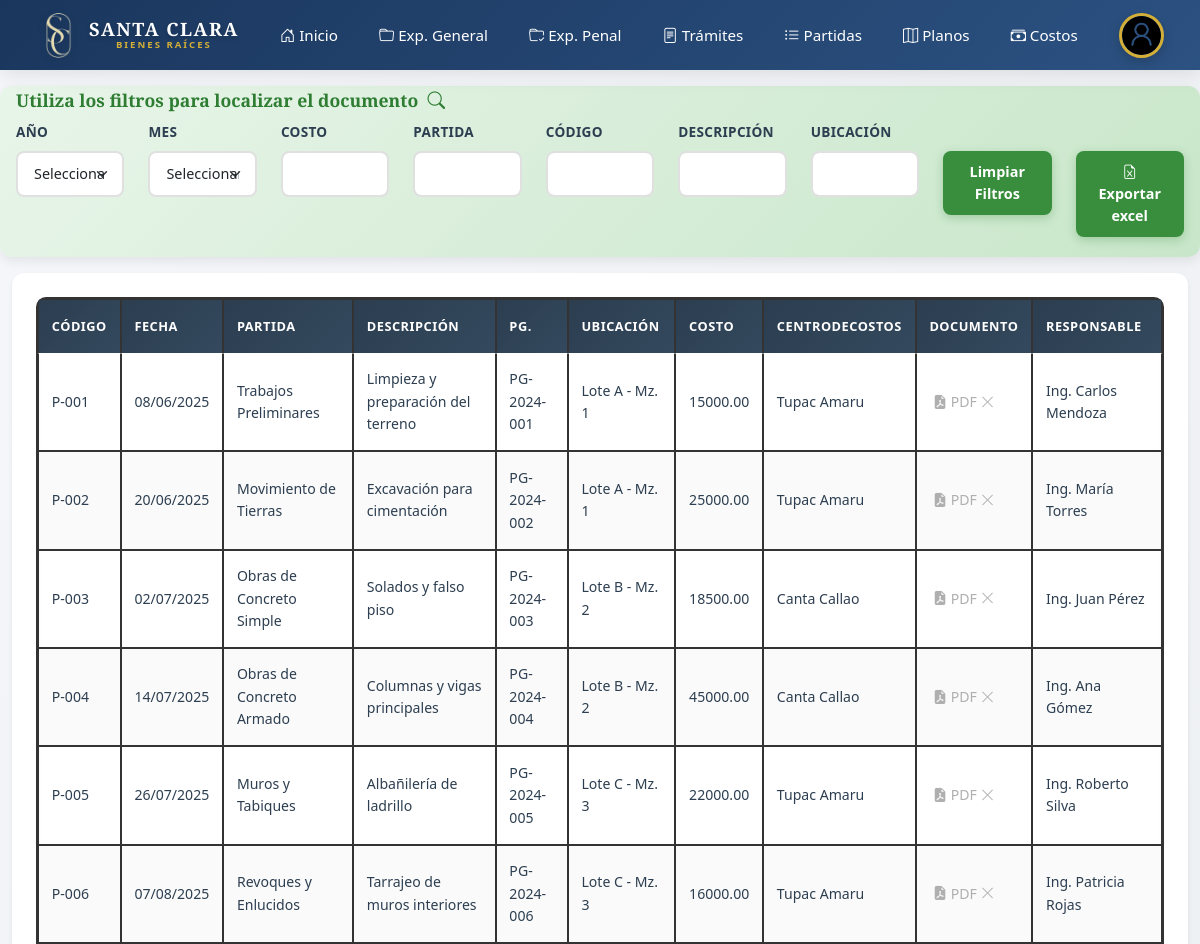
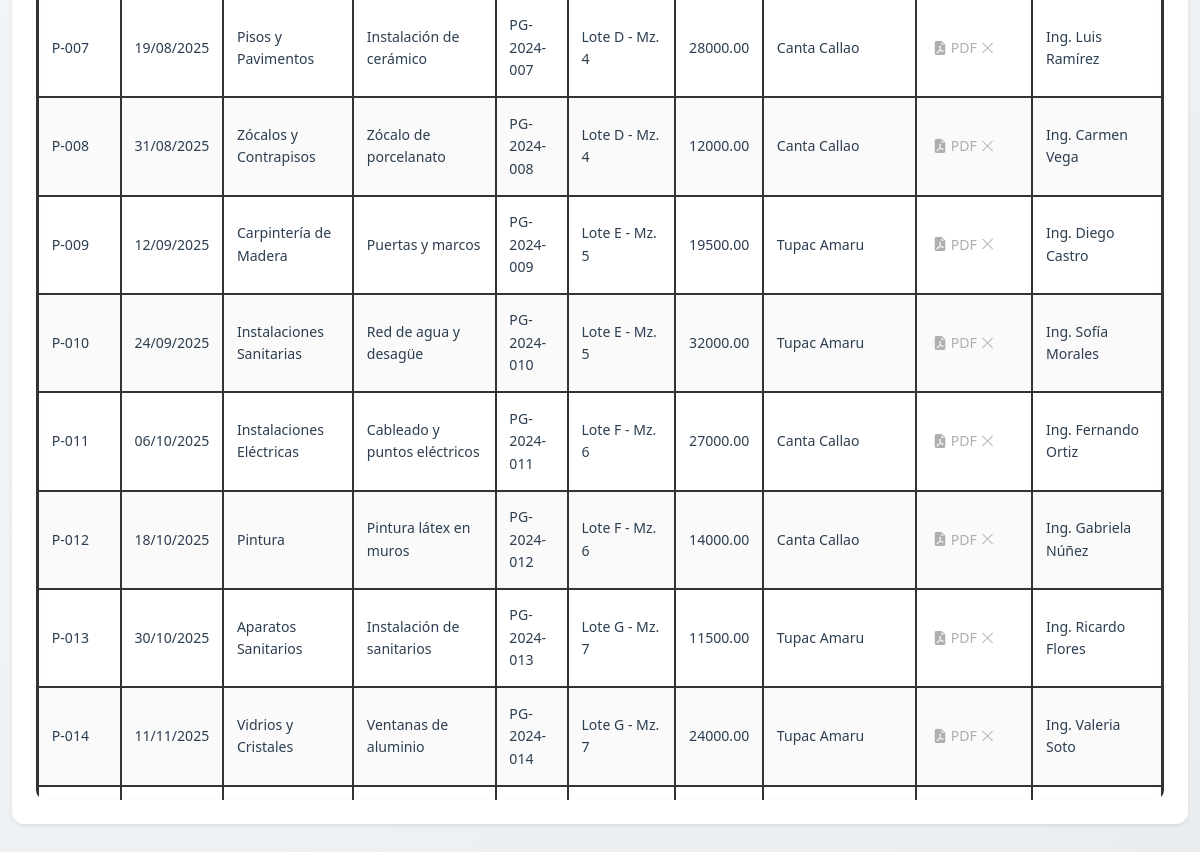
Page /partidas/ (signed in) on the committed database (2 pictures, top to bottom).
### apps/partidas_planos/models.py (models this page shows)
class Partida(models.Model):
    codigo = models.CharField(max_length=10, blank=True, null=True)
    partida = models.CharField(max_length=100, blank=True, null=True)
    fecha = models.DateField(blank=True, null=True)
    descripcion = models.CharField(max_length=255, blank=True, null=True)
    pg = models.CharField(max_length=50, blank=True, null=True)
    ubicacion = models.CharField(max_length=100, blank=True, null=True)
    costo = models.CharField(max_length=100, blank=True, null=True)
    centro_costos = models.CharField(max_length=100, blank=True, null=True)
    responsable = models.CharField(max_length=100, blank=True, null=True)
    pdf = models.FileField(upload_to='partidas', blank=True, null=True, max_length=255)

### apps/partidas_planos/views.py (the view, shortened to what this page needs)
# urls.py: path('partidas/', views.PartidaListView.as_view(), name='lista_partidas'),
class PartidaListView(LoginRequiredMixin, CreateView):
    model = Partida
    form_class = PartidaForm
    template_name = 'partidas_planos/lista_partidas.html'
    success_url = reverse_lazy('lista_partidas')
    def get_context_data(self, **kwargs):
        context = super().get_context_data(**kwargs)
        context['partidas'] = Partida.objects.all()
        try:
            locale.setlocale(locale.LC_TIME, 'es_ES.UTF-8')
        except locale.Error:
            pass
        context['anios'] = (
            Partida.objects.annotate(anio=ExtractYear('fecha'))
            .values_list('anio', flat=True)
            .distinct()
            .order_by('anio')
        )
        meses_unicos = (
            Partida.objects.annotate(mes=ExtractMonth('fecha'))
            .values_list('mes', flat=True)
            .distinct()
            .order_by('mes')
        )
        context['meses'] = [(i, calendar.month_name[i]) for i in meses_unicos if i]
        return context

### apps/partidas_planos/forms.py
class PartidaForm(forms.ModelForm):
    class Meta:
        model = Partida
        fields = '__all__'
        widgets = {
            'fecha': forms.DateInput(attrs={'type': 'date'}),
        }
    def __init__(self, *args, **kwargs):
        super().__init__(*args, **kwargs)
        for field in self.fields.values():
            field.widget.attrs['class'] = 'form-control'
            field.widget.attrs['autocomplete'] = 'off'
        self.fields['responsable'].required = False
        self.fields['centro_costos'].required = False
        self.fields['partida'].required = False

### apps/partidas_planos/templates/partidas_planos/lista_partidas.html (shortened to what this page needs)
{% extends "base.html" %}
{% load static %}
{% block body %}
{% include "../components/navbar.html" %}
<link rel="stylesheet" href="{% static 'css/partidas_planos/partidas.css' %}">
<div class="page-title">
    LISTADO GENERAL DE PARTIDAS
</div>
<div class="px-3 py-1 filters-section">
                    <h5 class="mb-2">Utiliza los filtros para localizar el documento&nbsp;&nbsp;<i class="bi bi-search"></i></h5>
                    <div class="row mb-3">
                        <div class="col">
                            <label for="anioSelect" class="form-label">Año</label>
                            <select class="form-select filter-input" data-column="1" id="anioSelect">
                                <option value="">Seleccionar año</option>
                            </select>
                        </div>
                        <div class="col">
                            <label for="mesSelect" class="form-label">Mes</label>
                            <select class="form-select filter-input" data-column="1" id="mesSelect">
                                <option value="">Seleccionar mes</option>
                            </select>
                        </div>
                        <div class="col">
                            <label class="form-label">Costo</label>
                            <input type="number" class="form-control filter-input" data-column="6">
                        </div>
                        <div class="col">
                            <label class="form-label">Partida</label>
                            <input type="text" class="form-control filter-input" data-column="2">
                        </div>
                        <div class="col">
                            <label class="form-label">Código</label>
                            <input type="text" class="form-control filter-input" data-column="0">
                        </div>
                        <div class="col">
                            <label class="form-label">Descripción</label>
                            <input type="text" class="form-control filter-input" data-column="3">
                        </div>
                        <div class="col">
                            <label class="form-label">Ubicación</label>
                            <input type="text" class="form-control filter-input" data-column="5">
                        </div>
                        <div class="col">
                            <a href="{% url 'lista_partidas' %}" id="clearFilters"
                                class="form-control btn text-center btn-clear-filters">Limpiar
                                Filtros</a>
                        </div>
                        <div class="col">
                            <button id="exportBtn" class="btn form-control text-center btn-export">
                                <i class="bi-file-earmark-excel"></i>
                                Exportar excel
                            </button>
                        </div>
                    </div>
</div>
<div class="container mt-2" style="max-width: 100%;">
    <div class="row justify-content-center">
        <div class="col-12 col-lg-12">
            <div class="card shadow-sm">
                <div class="card-body">
                    <div class="table-container" style="max-height: 65vh; overflow-y: auto; overflow-x: auto;">
                        <table class="table table-hover table-bordered-gray" id="documentsTable">
                            <thead style="position: sticky; top: 0; z-index: 1;">
                                <tr style="background-color: #26292E !important;">
                                    <th style="color: white;">Código</th>
                                    <th style="color: white;">Fecha</th>
                                    <th style="color: white;">Partida</th>
                                    <th style="color: white;">Descripción</th>
                                    <th style="color: white;">Pg.</th>
                                    <th style="color: white;">Ubicación</th>
                                    <th style="color: white;">Costo</th>
                                    <th style="color: white;">CentroDeCostos</th>
                                    <th style="color: white;">Documento</th>
                                    <th style="color: white;">Responsable</th>
                                </tr>
                            </thead>
                            <tbody>
                                {% for partida in partidas %}
                                <tr>
                                    <td>{{ partida.codigo|default:'' }}</td>
                                    <td class="text-nowrap">{{ partida.fecha|date:"d/m/Y" }}</td>
                                    <td>{{ partida.partida|default:'' }}</td>
                                    <td>{{ partida.descripcion|default:'' }}</td>
                                    <td>{{ partida.pg|default:'' }}</td>
                                    <td>{{ partida.ubicacion|default:'' }}</td>
                                    <td data-costo>{{ partida.costo|default:'' }}</td>
                                    <td>{{ partida.centro_costos|default:'' }}</td>
                                    <td>
                                        {% if partida.pdf %}
                                        <button type="button" style="background: none; border: none; color:
                                            #497D15; cursor: pointer;" data-bs-toggle="modal"
                                            data-bs-target="#pdfViewerModal" data-pdf-url="{{ partida.pdf.url }}"
                                            class="ver-pdf-btn">
                                            <i class="bi bi-file-earmark-pdf-fill"></i> PDF <i class="bi bi-check-lg"></i>
                                        </button>
                                        {% else %}
                                         <div style="color: #afafaf">
                                            &nbsp;<i class="bi bi-file-earmark-pdf-fill"></i> PDF <i class="bi bi-x-lg"></i>
                                         </div>
                                        {% endif %}
                                    </td>
                                    <td>{{ partida.responsable|default:'' }}</td>
                                </tr>
                                {% endfor %}
                            </tbody>
                        </table>
                    </div>
                    {% endblock %}

### static/css/partidas_planos/partidas.css (style rules this page uses)
* { box-sizing: border-box; }
body { background-color: #f0f2f5; font-family: 'Segoe UI', Tahoma, Geneva, Verdana, sans-serif; }
.page-title { text-align: center; margin-top: 1.5rem; font-weight: 700; font-size: 1.8rem; color: #2c3e50; text-transform: uppercase; letter-spacing: 1px; }
.filters-section { background: linear-gradient(135deg, #e8f5e9, #c8e6c9); padding: 1.5rem; border-radius: 12px; margin: 1rem 0; box-shadow: 0 4px 12px rgba(0, 0, 0, 0.08); }
.filters-section h5 { color: #2e7d32; font-weight: 600; margin-bottom: 1.2rem; font-size: 1.1rem; }
.form-label { font-weight: 600; color: #2c3e50; margin-bottom: 0.5rem; font-size: 0.85rem; text-transform: uppercase; letter-spacing: 0.3px; }
.form-control, .form-select { border: 2px solid #e0e0e0; border-radius: 8px; padding: 0.65rem 1rem; font-size: 0.9rem; transition: all 0.3s ease; background-color: white; }
.btn-clear-filters { background-color: #388e3c; border: none; color: white; padding: 0.65rem 1.5rem; border-radius: 8px; font-weight: 600; transition: all 0.3s ease; box-shadow: 0 3px 10px rgba(56, 142, 60, 0.3); }
.btn-export { background-color: #388e3c; border: none; color: white; font-weight: 600; box-shadow: 0 3px 10px rgba(56, 142, 60, 0.3); }
.card { border: none; border-radius: 12px; box-shadow: 0 4px 15px rgba(0, 0, 0, 0.1); background: white; }
.card-body { padding: 1.5rem; }
.table-container { max-height: 65vh; overflow-y: auto; overflow-x: auto; border-radius: 10px; box-shadow: inset 0 2px 8px rgba(0, 0, 0, 0.05); }
.table-bordered-gray { width: 100%; border-collapse: separate; border-spacing: 0; border: 2px solid #333; }
.table-bordered-gray thead tr { background: linear-gradient(135deg, #2c3e50, #34495e); }
.table-bordered-gray th { color: white; font-weight: 600; text-transform: uppercase; font-size: 0.8rem; letter-spacing: 0.5px; padding: 1rem 0.8rem; border: 1px solid #333; position: sticky; top: 0; z-index: 10; background: linear-gradient(135deg, #2c3e50, #34495e); }
.table-bordered-gray td { padding: 0.9rem 0.8rem; border: 1px solid #333; vertical-align: middle; font-size: 0.88rem; color: #2c3e50; }
.table-hover tbody tr { transition: all 0.2s ease; }
.table-hover tbody tr:nth-child(even) { background-color: #fafafa; }
.text-nowrap { white-space: nowrap; }

### templates/base.html (style rules this page uses)
:root { --primary-color: #1a365d; --secondary-color: #2c5282; --accent-color: #d4af37; --light-bg: #f8f9fa; --dark-text: #2d3748; --border-color: #e2e8f0; --shadow-sm: 0 2px 8px rgba(0,0,0,0.05); --shadow-md: 0 4px 16px rgba(0,0,0,0.1); --shadow-lg: 0 8px 32px rgba(0,0,0,0.15); }
* { margin: 0; padding: 0; box-sizing: border-box; }
body { font-family: 'Poppins', sans-serif; background: linear-gradient(135deg, #f5f7fa 0%, #e9ecef 100%); color: var(--dark-text); min-height: 100vh; line-height: 1.6; }
h1, h2, h3, h4, h5, h6 { font-family: 'Playfair Display', serif; font-weight: 700; color: var(--primary-color); }
.card { border: none; border-radius: 16px; box-shadow: var(--shadow-md); transition: all 0.3s ease; background: white; }
.form-control, .form-select { border: 2px solid var(--border-color); border-radius: 8px; padding: 12px 16px; transition: all 0.3s ease; font-size: 0.95rem; }
.form-label { font-weight: 500; color: var(--primary-color); margin-bottom: 8px; font-size: 0.9rem; text-transform: uppercase; letter-spacing: 0.5px; }

### templates/components/navbar.html (style rules this page uses)
:root { --nav-primary: #1a365d; --nav-secondary: #2c5282; --nav-accent: #d4af37; --nav-hover: #f4c430; --nav-text: #ffffff; --nav-shadow: 0 4px 20px rgba(0,0,0,0.1); --nav-height: 70px; }

### rows in the picture
Partida: codigo "P-001", fecha "08/06/2025", partida "Trabajos Preliminares", descripcion "Limpieza y preparación del terreno", pg "PG-2024-001", ubicacion "Lote A - Mz. 1", costo "15000.00", centro_costos "Tupac Amaru", pdf "PDF", responsable "Ing. Carlos Mendoza"
Partida: codigo "P-002", fecha "20/06/2025", partida "Movimiento de Tierras", descripcion "Excavación para cimentación", pg "PG-2024-002", ubicacion "Lote A - Mz. 1", costo "25000.00", centro_costos "Tupac Amaru", pdf "PDF", responsable "Ing. María Torres"
Partida: codigo "P-003", fecha "02/07/2025", partida "Obras de Concreto Simple", descripcion "Solados y falso piso", pg "PG-2024-003", ubicacion "Lote B - Mz. 2", costo "18500.00", centro_costos "Canta Callao", pdf "PDF", responsable "Ing. Juan Pérez"
Partida: codigo "P-004", fecha "14/07/2025", partida "Obras de Concreto Armado", descripcion "Columnas y vigas principales", pg "PG-2024-004", ubicacion "Lote B - Mz. 2", costo "45000.00", centro_costos "Canta Callao", pdf "PDF", responsable "Ing. Ana Gómez"
Partida: codigo "P-005", fecha "26/07/2025", partida "Muros y Tabiques", descripcion "Albañilería de ladrillo", pg "PG-2024-005", ubicacion "Lote C - Mz. 3", costo "22000.00", centro_costos "Tupac Amaru", pdf "PDF", responsable "Ing. Roberto Silva"
Partida: codigo "P-006", fecha "07/08/2025", partida "Revoques y Enlucidos", descripcion "Tarrajeo de muros interiores", pg "PG-2024-006", ubicacion "Lote C - Mz. 3", costo "16000.00", centro_costos "Tupac Amaru", pdf "PDF", responsable "Ing. Patricia Rojas"
Partida: codigo "P-007", fecha "19/08/2025", partida "Pisos y Pavimentos", descripcion "Instalación de cerámico", pg "PG-2024-007", ubicacion "Lote D - Mz. 4", costo "28000.00", centro_costos "Canta Callao", pdf "PDF", responsable "Ing. Luis Ramírez"
Partida: codigo "P-008", fecha "31/08/2025", partida "Zócalos y Contrapisos", descripcion "Zócalo de porcelanato", pg "PG-2024-008", ubicacion "Lote D - Mz. 4", costo "12000.00", centro_costos "Canta Callao", pdf "PDF", responsable "Ing. Carmen Vega"
Partida: codigo "P-009", fecha "12/09/2025", partida "Carpintería de Madera", descripcion "Puertas y marcos", pg "PG-2024-009", ubicacion "Lote E - Mz. 5", costo "19500.00", centro_costos "Tupac Amaru", pdf "PDF", responsable "Ing. Diego Castro"
Partida: codigo "P-010", fecha "24/09/2025", partida "Instalaciones Sanitarias", descripcion "Red de agua y desagüe", pg "PG-2024-010", ubicacion "Lote E - Mz. 5", costo "32000.00", centro_costos "Tupac Amaru", pdf "PDF", responsable "Ing. Sofía Morales"
Partida: codigo "P-011", fecha "06/10/2025", partida "Instalaciones Eléctricas", descripcion "Cableado y puntos eléctricos", pg "PG-2024-011", ubicacion "Lote F - Mz. 6", costo "27000.00", centro_costos "Canta Callao", pdf "PDF", responsable "Ing. Fernando Ortiz"
Partida: codigo "P-012", fecha "18/10/2025", partida "Pintura", descripcion "Pintura látex en muros", pg "PG-2024-012", ubicacion "Lote F - Mz. 6", costo "14000.00", centro_costos "Canta Callao", pdf "PDF", responsable "Ing. Gabriela Núñez"
Partida: codigo "P-013", fecha "30/10/2025", partida "Aparatos Sanitarios", descripcion "Instalación de sanitarios", pg "PG-2024-013", ubicacion "Lote G - Mz. 7", costo "11500.00", centro_costos "Tupac Amaru", pdf "PDF", responsable "Ing. Ricardo Flores"
Partida: codigo "P-014", fecha "11/11/2025", partida "Vidrios y Cristales", descripcion "Ventanas de aluminio", pg "PG-2024-014", ubicacion "Lote G - Mz. 7", costo "24000.00", centro_costos "Tupac Amaru", pdf "PDF", responsable "Ing. Valeria Soto"
